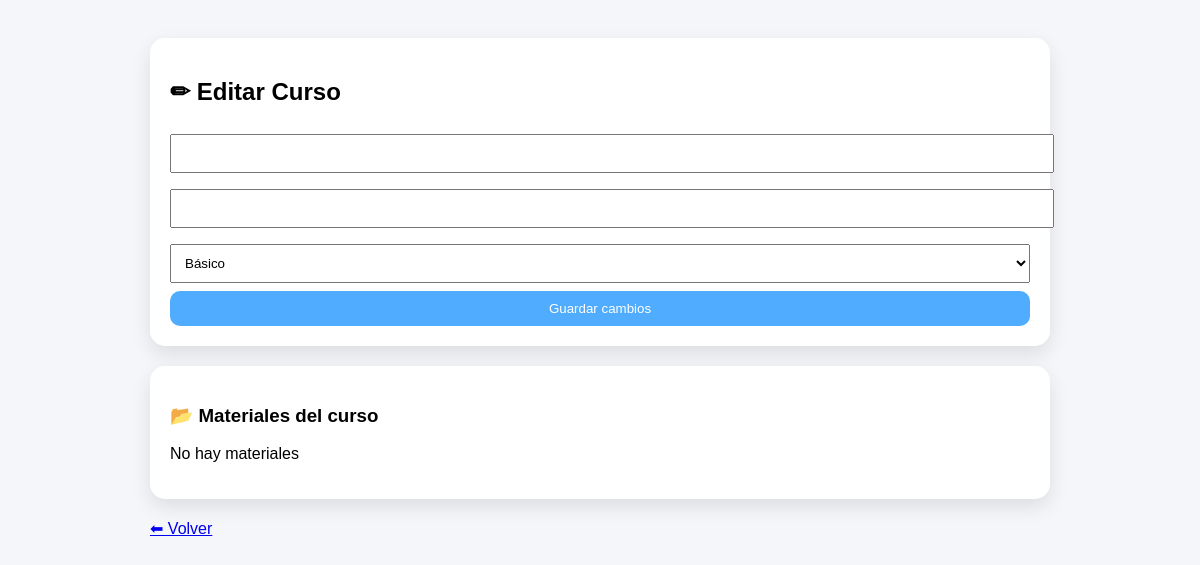
The page /editar_curso/75 (signed in) on the database as committed earlier.
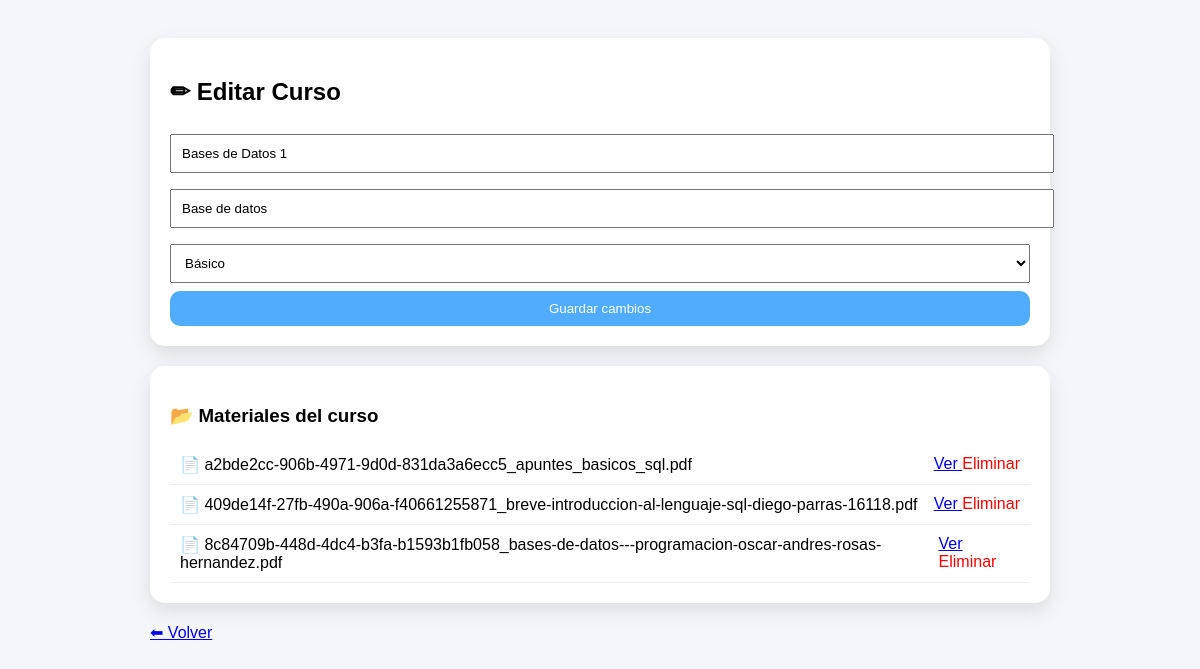
The same page on the database as committed later.
### tables this page shows
CREATE TABLE cursos(
        id INTEGER PRIMARY KEY AUTOINCREMENT,
        nombre TEXT,
        categoria TEXT,
        nivel TEXT
    );

CREATE TABLE materiales(
       id INTEGER PRIMARY KEY AUTOINCREMENT,
       curso_id INTEGER,
       archivo TEXT
    );

### app.py (the view, shortened to what this page needs)
@app.route('/editar_curso/<int:id>', methods=['GET', 'POST'])
@admin_required
def editar_curso(id):
    conn = sqlite3.connect("cursos.db")
    cursor = conn.cursor()
    cursor.execute("SELECT * FROM cursos WHERE id=?", (id,))
    curso = cursor.fetchone()
    cursor.execute("SELECT * FROM materiales WHERE curso_id=?", (id,))
    materiales = cursor.fetchall()
    conn.close()
    return render_template(
        "editar_curso.html",
        curso=curso,
        materiales=materiales
    )

### app.py (called while the page is built)
def admin_required(f):
    @wraps(f)
    def decorated_function(*args, **kwargs):
        if 'rol' not in session or session['rol'] != 'admin':
            return redirect('/login')
        return f(*args, **kwargs)
    return decorated_function

### templates/editar_curso.html (shortened to what this page needs)
<!DOCTYPE html>
<html lang="es">
<head>
</head>
<body>
<div class="container">
<div class="card">
<h2>✏ Editar Curso</h2>
<form method="POST">
<input type="text" name="nombre" value="{{ curso[1] }}" required>
<input type="text" name="categoria" value="{{ curso[2] }}" required>
<select name="nivel">
    <option {{ 'selected' if curso[3]=='Básico' else '' }}>Básico</option>
</select>
<button>Guardar cambios</button>
</form>
</div>
<div class="card">
<h3>📂 Materiales del curso</h3>
{% if materiales %}
    {% for m in materiales %}
        <div class="material">
            <span>📄 {{ m[2] }}</span>
            <div>
                <a href="{{ url_for('static', filename='materiales/' + m[2]) }}" target="_blank">
                    Ver
                </a>
                <a class="btn-delete" href="/eliminar_material/{{ m[0] }}">
                    Eliminar
                </a>
            </div>
        </div>
    {% endfor %}
{% else %}
    <p>No hay materiales</p>
{% endif %}
</div>
<a href="/admin/cursos">⬅ Volver</a>
</div>
</body>
</html>

Rows that differ between the two databases and show on the page:
added cursos: nombre "Bases de Datos 1", categoria "Base de datos"
added materiales: archivo "a2bde2cc-906b-4971-9d0d-831da3a6ecc5_apuntes_basicos_sql.pdf"
added materiales: archivo "409de14f-27fb-490a-906a-f40661255871_breve-introduccion-al-lenguaje-sql-diego-parras-16118.pdf"
added materiales: archivo "8c84709b-448d-4dc4-b3fa-b1593b1fb058_bases-de-datos---programacion-oscar-andres-rosas-hernandez.pdf"
Other text that changed with them:
text no longer shown: "No hay materiales"
